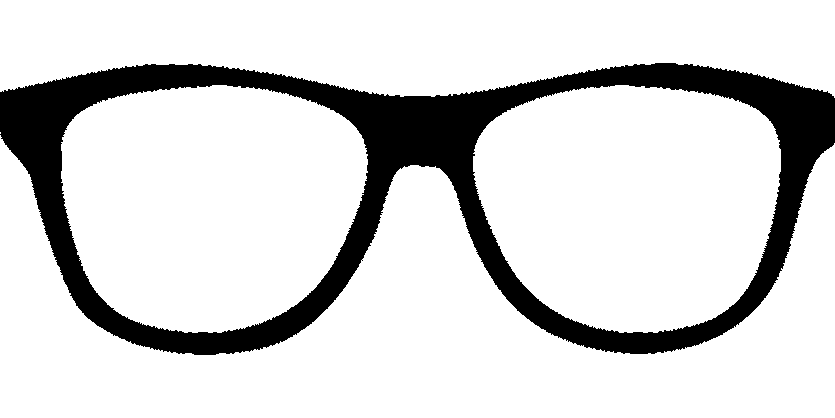
#> input picture effects/specs.png, 835 x 418 px
$ jupyter execute image_crop.ipynb
#> lines starting #> are read from the running program, lines starting #| are printed output that depends on the picture; after the words box and inside, x2 and y2 are one past the last pixel; in counts of white or black regions, pixels touching at a corner belong together
Image crop while maintaining transparent background

[cell 1]
import cv2

[cell 2]
img = cv2.imread("effects/specs.png")
#> img is the input picture: shape (418, 835, 3); 83.8% white; 1 black region, box (x1, y1, x2, y2) and area: (0, 63, 835, 355) 56605

[cell 3]
img.shape
#> Out = (418, 835, 3)

[cell 4]
start_index = img.shape[0]
#> start_index = 418
end_index = 0
for i in range(img.shape[0]):
    for j in range(img.shape[1]):
        if img[i][j][0] == 0:
            if start_index > i:
                start_index = i
            if end_index < i:
                end_index = i
#> after the loop, end_index = 354; start_index = 63
start_index, end_index
#> Out = (63, 354)

[cell 5]
new_img = img[63:354]
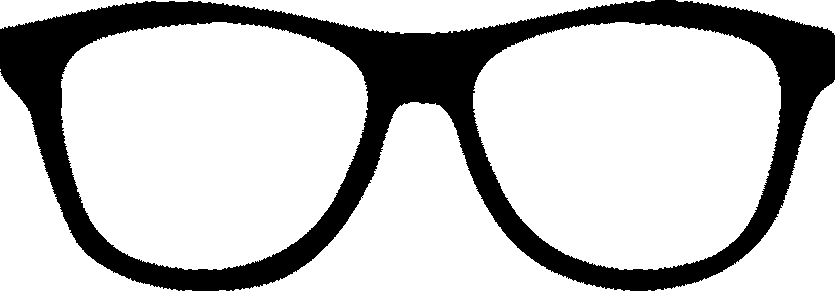
#> new_img: shape (291, 835, 3); 76.7% white; 1 black region, box (x1, y1, x2, y2) and area: (0, 0, 835, 291) 56583
new_img.shape
#> Out = (291, 835, 3)

[cell 6]
new_img = cv2.cvtColor(new_img, cv2.COLOR_BGR2BGRA)
#> new_img: shape (291, 835, 4)
for i in range(new_img.shape[0]):
    for j in range(new_img.shape[1]):
        if new_img[i][j][0] == 255:
            new_img[i][j][3] = 0

[cell 7]
cv2.imshow("img", img)
cv2.waitKey(0)
cv2.destroyAllWindows()

[cell 8]
cv2.imwrite("effects/spec2.png", new_img)
#> Out = True
